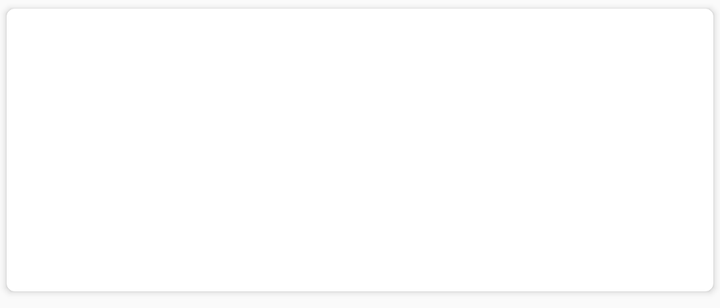
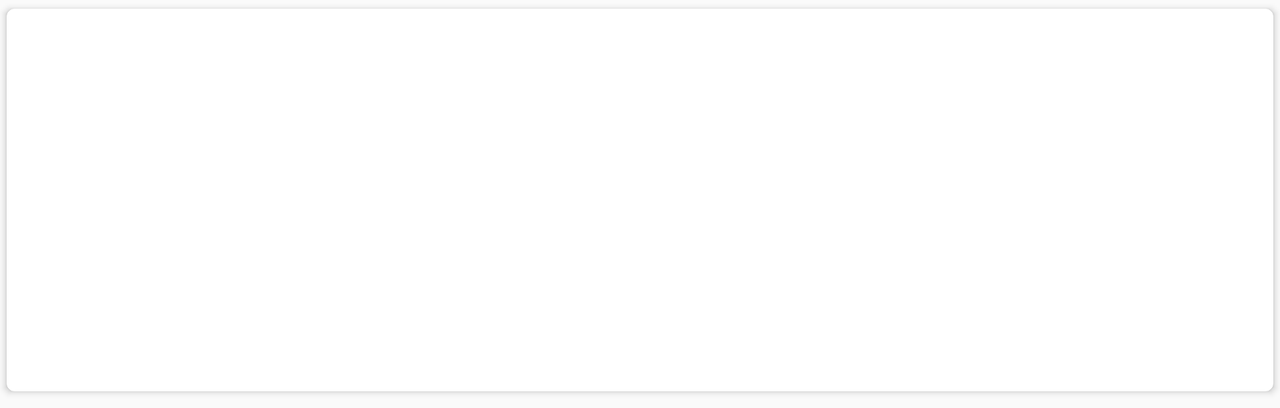

An Android layout and its configuration variant, each rendered on a device that would load it. The default file and the variant file are quoted in full after the pictures.
<!-- AndroidManifest.xml: application theme AppTheme -->
<!-- res/layout/phone_view_holder.xml -->
<?xml version="1.0" encoding="utf-8"?>
<LinearLayout xmlns:android="http://schemas.android.com/apk/res/android"
    android:orientation="horizontal" android:layout_width="match_parent"
    android:layout_height="wrap_content"
    android:background="?android:attr/selectableItemBackground"
    android:layout_marginBottom="4dp">
    <android.support.v7.widget.CardView
        xmlns:card_view="http://schemas.android.com/apk/res-auto"
        android:layout_width="match_parent"
        android:layout_height="150dp"
        card_view:cardCornerRadius="4dp"
        card_view:contentPadding="4dp"
        card_view:cardUseCompatPadding="true"
        android:elevation="2dp">

        <RelativeLayout
            android:layout_width="match_parent"
            android:layout_height="match_parent">
            <ImageView
                android:id="@+id/phone_view_holder_image"
                android:layout_width="90dp"
                android:layout_height="120dp" />
            <TextView
                android:id="@+id/phone_view_holder_name"
                android:layout_toRightOf="@id/phone_view_holder_image"
                android:layout_centerInParent="true"
                android:layout_width="140dp"
                android:layout_height="wrap_content"
                />
            <ImageView
                android:layout_height="60dp"
                android:layout_width="60dp"
                android:layout_alignParentRight="true"
                android:layout_marginRight="12dp"
                android:layout_centerHorizontal="true"
                android:layout_centerInParent="true"
                android:id="@+id/fav_status"/>
        </RelativeLayout>
    </android.support.v7.widget.CardView>

</LinearLayout>
<!-- resources referenced by this layout -->
<resources>
  <style name="AppTheme" parent="Theme.AppCompat.Light.NoActionBar">
          
          <item name="colorPrimary">@color/colorPrimary</item>
          <item name="colorPrimaryDark">@color/colorPrimaryDark</item>
          <item name="colorAccent">@color/colorAccent</item>
          <item name="android:textColorPrimary">@color/colorPrimary</item>
          <item name="android:textColorSecondary">@color/colorSecondary</item>
          <item name="android:windowNoTitle">true</item>
      </style>
  <color name="colorPrimary">#3f51b5</color>
  <color name="colorPrimaryDark">#303F9F</color>
  <color name="colorAccent">#FF4081</color>
  <color name="colorSecondary">#1a224c</color>
</resources>
<!-- res/layout-land/phone_view_holder.xml (the repository's variant of the layout above) -->
<!-- drawn on the phone turned sideways -->
<?xml version="1.0" encoding="utf-8"?>
<LinearLayout xmlns:android="http://schemas.android.com/apk/res/android"
    android:orientation="horizontal" android:layout_width="match_parent"
    android:layout_height="wrap_content"
    android:background="?android:attr/selectableItemBackground"
    android:layout_marginBottom="4dp">
    <android.support.v7.widget.CardView
        xmlns:card_view="http://schemas.android.com/apk/res-auto"
        android:layout_width="match_parent"
        android:layout_height="200dp"
        card_view:cardCornerRadius="4dp"
        card_view:contentPadding="4dp"
        card_view:cardUseCompatPadding="true"
        android:elevation="2dp">

        <RelativeLayout
            android:layout_width="match_parent"
            android:layout_height="match_parent">
            <LinearLayout
                android:layout_width="match_parent"
                android:layout_height="100dp"
                android:id="@+id/linearlayout">
                <ImageView
                    android:id="@+id/phone_view_holder_image"
                    android:layout_weight="1"
                    android:layout_height="100dp"
                    android:layout_width="50dp"/>
                <TextView
                    android:id="@+id/phone_view_holder_name"
                    android:layout_width="50dp"
                    android:layout_weight="4"
                    android:textAlignment="center"
                    android:layout_marginTop="25dp"
                    android:layout_height="wrap_content"
                    />
            </LinearLayout>
            <ImageView
                android:layout_height="60dp"
                android:layout_width="60dp"
                android:layout_marginRight="12dp"
                android:background="@drawable/ic_not_fav"
                android:layout_below="@id/linearlayout"
                android:layout_alignParentEnd="true"
                android:id="@+id/fav_status"/>
        </RelativeLayout>
    </android.support.v7.widget.CardView>

</LinearLayout>
